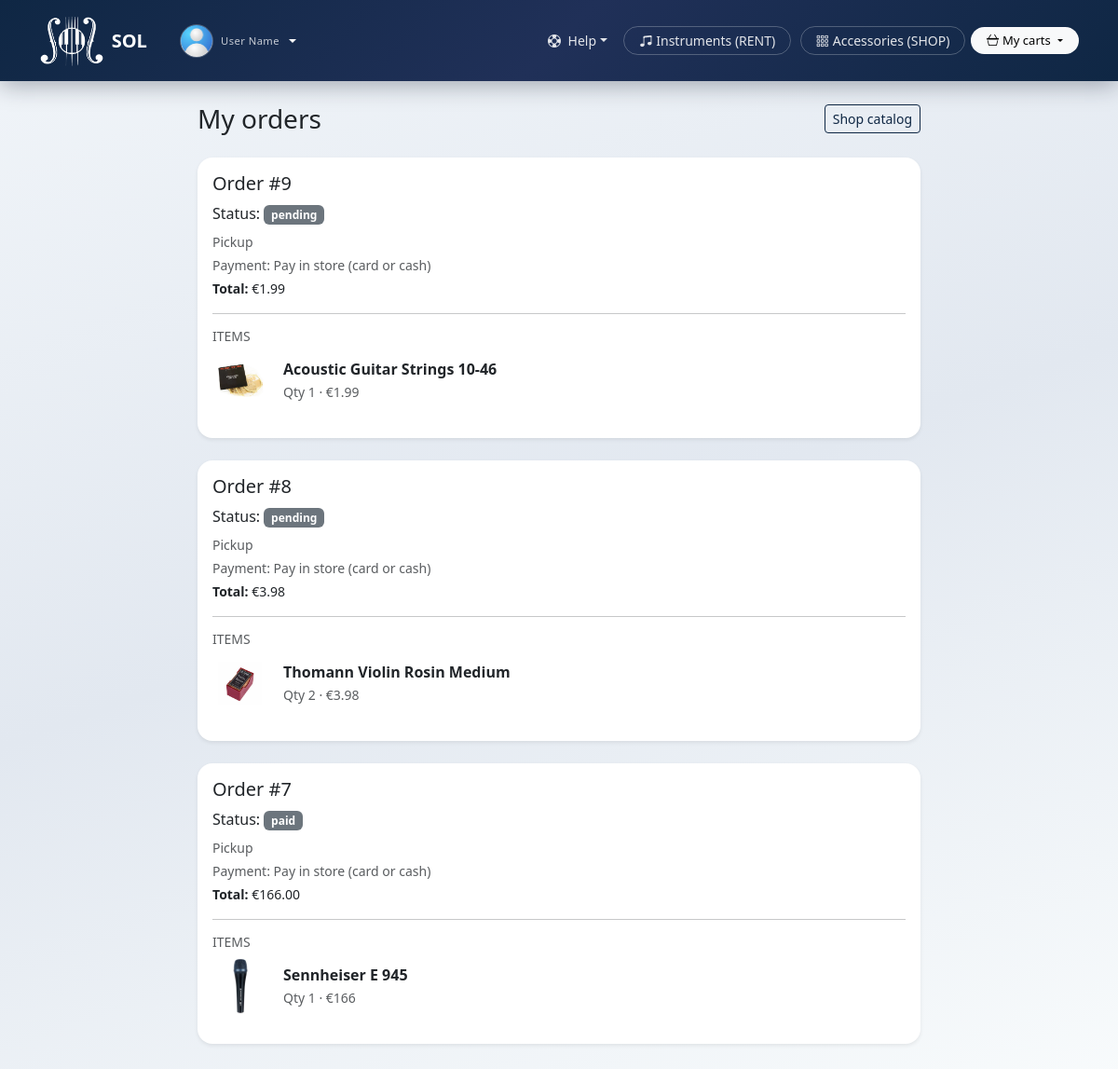
/shop/my_orders.php (signed in), run on the app's committed database.
### tables this page shows
CREATE TABLE IF NOT EXISTS `users` (
  `id` int(11) NOT NULL AUTO_INCREMENT,
  `first_name` varchar(255) NOT NULL,
  `last_name` varchar(255) NOT NULL,
  `pass` varchar(255) NOT NULL,
  `email` varchar(255) NOT NULL,
  `dob` date DEFAULT NULL,
  `picture` varchar(255) DEFAULT 'avatar.png',
  `status` varchar(10) NOT NULL DEFAULT 'user',
  `account_blocked` tinyint(1) NOT NULL DEFAULT 0,
  PRIMARY KEY (`id`),
  UNIQUE KEY `uk_users_email` (`email`)
);

CREATE TABLE IF NOT EXISTS `orders` (
  `id` int(11) NOT NULL AUTO_INCREMENT,
  `user_id` int(11) NOT NULL,
  `delivery_mode` varchar(16) DEFAULT NULL COMMENT 'pickup|delivery',
  `payment_method` varchar(16) NOT NULL DEFAULT 'store' COMMENT 'store|iban',
  `shipping_address` text DEFAULT NULL,
  `cart_snapshot` longtext DEFAULT NULL COMMENT 'JSON lines + currency',
  `order_subtotal` decimal(10,2) DEFAULT NULL,
  `order_shipping` decimal(10,2) DEFAULT NULL,
  `order_total` decimal(10,2) DEFAULT NULL,
  `placed_at` timestamp NULL DEFAULT current_timestamp(),
  `status` enum('pending','paid','shipped','completed','cancelled') DEFAULT 'pending',
  `admin_note` text DEFAULT NULL,
  PRIMARY KEY (`id`),
  KEY `user_id` (`user_id`)
);

### includes/app.php (called while the page is built, shortened)
<?php
function sol_base(): string
{
    static $base = null;
    if ($base !== null) {
        return $base;
    }
    $rootReal = realpath(SOL_ROOT);
    $dir = realpath(dirname($_SERVER["SCRIPT_FILENAME"]));
    $base = "";
    while ($dir !== $rootReal && str_starts_with($dir, $rootReal)) {
        $base .= "../";
        $parent = dirname($dir);
        $dir = $parent;
    }
    return $base;
}
function sol_url(string $path): string
{
    return sol_base() . ltrim($path, "/");
}
function sol_payment_method_label(string $code): string
{
    return match ($code) {
        "store" => "Pay in store (card or cash)",
        "iban" => "IBAN bank transfer to our account",
        default => $code,
    };
}
function sol_current_uid(): int
{
    if (isset($_SESSION["uid"])) {
        return (int)$_SESSION["uid"];
    }
    return 0;
}

### shop/my_orders.php (the view, shortened to what this page needs)
<?php
require_once dirname(__DIR__) . "/includes/app.php";
$uid = sol_current_uid();
$ordersTableOk = false;
$tcheck = $connect->query("SHOW TABLES LIKE 'orders'");
if ($tcheck && $tcheck->num_rows > 0) {
    $ordersTableOk = true;
}
$hasSnapshot = $ordersTableOk && sol_db_column_exists($connect, "orders", "cart_snapshot");
$orders = [];
if ($ordersTableOk) {
    $st = $connect->prepare("SELECT * FROM orders WHERE user_id = ? ORDER BY id DESC");
    $st->bind_param("i", $uid);
    $st->execute();
    $orders = $st->get_result()->fetch_all(MYSQLI_ASSOC);
}
$nav_role = "user";
$active_nav = "shop_orders";
require_once dirname(__DIR__) . "/includes/layout_top.php";
?>
<div class="container py-4" style="max-width: 800px;">
    <div class="d-flex justify-content-between align-items-center mb-4">
        <h1 class="h3 mb-0">My orders</h1>
        <a href="<?= htmlspecialchars(sol_url("shop/catalog.php"), ENT_QUOTES, "UTF-8") ?>" class="btn btn-outline-primary btn-sm">Shop catalog</a>
    </div>
    <?php if (!$ordersTableOk): ?>
        <div class="alert alert-warning border-0">The <code>orders</code> table is not installed. Import <code>login.sql</code> to enable order history.</div>
    <?php elseif (empty($orders)): ?>
        <div class="alert alert-info border-0">No orders yet.</div>
    <?php else: ?>
        <?php foreach ($orders as $order): ?>
            <?php
            $orderId = (int)$order["id"];
            $snapRaw = trim((string)($order["cart_snapshot"] ?? ""));
            $linesFromSnap = [];
            if ($hasSnapshot && $snapRaw !== "") {
                try {
                    $decoded = json_decode($snapRaw, true, 512, JSON_THROW_ON_ERROR);
                    if (is_array($decoded) && isset($decoded["lines"]) && is_array($decoded["lines"])) {
                        $linesFromSnap = $decoded["lines"];
                    }
                } catch (Throwable $e) {
                    $linesFromSnap = [];
                }
            }
            $payOrder = trim((string)($order["payment_method"] ?? ""));
            ?>
            <div class="card border-0 shadow-sm mb-4 sol-card-shell">
                <div class="card-body">
                    <h5 class="card-title">Order #<?= $orderId ?></h5>
                    <p class="mb-2">Status: <span class="badge bg-secondary"><?= htmlspecialchars((string)($order["status"] ?? ""), ENT_QUOTES, "UTF-8") ?></span></p>
                    <?php if (!empty($order["delivery_mode"])): ?>
                        <?php $dmO = (string)($order["delivery_mode"] ?? ""); ?>
                        <p class="small text-muted mb-1">
                            <?= $dmO === "pickup" ? "Pickup" : ($dmO === "delivery" ? "Standard delivery" : htmlspecialchars($dmO, ENT_QUOTES, "UTF-8")) ?>
                        </p>
                    <?php endif; ?>
                    <?php if ($payOrder !== ""): ?>
                        <p class="small text-muted mb-1"><span class="text-muted">Payment:</span> <?= htmlspecialchars(sol_payment_method_label($payOrder), ENT_QUOTES, "UTF-8") ?></p>
                    <?php endif; ?>
                    <?php if (isset($order["order_total"]) && $order["order_total"] !== null && $order["order_total"] !== ""): ?>
                        <p class="small mb-2"><strong>Total:</strong> €<?= htmlspecialchars((string)$order["order_total"], ENT_QUOTES, "UTF-8") ?></p>
                    <?php endif; ?>
                    <hr>
                    <h6 class="small text-uppercase text-muted">Items</h6>
                    <?php if ($linesFromSnap !== []): ?>
                        <?php foreach ($linesFromSnap as $ln): ?>
                            <?php
                            $pid = (int)($ln["product_id"] ?? 0);
                            $pic = htmlspecialchars((string)($ln["picture"] ?? "product.jpg"), ENT_QUOTES, "UTF-8");
                            $nm = htmlspecialchars((string)($ln["name"] ?? ("#" . $pid)), ENT_QUOTES, "UTF-8");
                            $q = (int)($ln["qty"] ?? 1);
                            $lt = (string)($ln["line_total"] ?? "");
                            ?>
                            <div class="d-flex align-items-center gap-3 mb-3">
                                <img src="<?= htmlspecialchars(sol_url("pictures/" . $pic), ENT_QUOTES, "UTF-8") ?>" width="60" height="60" class="rounded object-fit-cover" alt="">
                                <div class="flex-grow-1">
                                    <strong><?= $nm ?></strong><br>
                                    <span class="text-muted small">Qty <?= $q ?><?= $lt !== "" ? " · €" . htmlspecialchars($lt, ENT_QUOTES, "UTF-8") : "" ?></span>
                                </div>
                            </div>
                        <?php endforeach; ?>
                    <?php else: ?>
                        <p class="text-muted small mb-0">No line details stored for this order. New checkouts save a full cart snapshot.</p>
                    <?php endif; ?>
                </div>
            </div>
        <?php endforeach; ?>
    <?php endif; ?>
</div>
<?php require_once dirname(__DIR__) . "/includes/layout_bottom.php";

### includes/partials/navbar.php (shortened to what this page needs)
<?php
$homeUrl = sol_url("index.php");
$isGuest = $nav_role === "guest";
$isAuth = $nav_role === "auth";
$isUser = $nav_role === "user";
$isAdmin = $nav_role === "admin";
$brandHref = $isAdmin ? sol_url("admin/dashboard.php") : ($isGuest ? $homeUrl : sol_url("account/home.php"));
$brandLabel = $isAdmin ? "SOL Admin" : "SOL";
$collapseId = "solNavCollapse";
?>
<nav class="navbar navbar-expand-lg sol-navbar py-3" data-bs-theme="dark">
    <div class="container" style="max-width: 1140px;">
        <?php if ($isGuest || $isAuth): ?>
        <a class="navbar-brand d-flex align-items-center gap-2 gap-md-3 text-white text-decoration-none mb-0" href="<?= htmlspecialchars($brandHref, ENT_QUOTES, "UTF-8") ?>">
            <img src="<?= htmlspecialchars(sol_url("info/sol-logo.png"), ENT_QUOTES, "UTF-8") ?>" alt="SOL" class="sol-navbar-logo flex-shrink-0">
            <span class="d-flex flex-column lh-1">
                <span class="fw-semibold"><?= htmlspecialchars($brandLabel, ENT_QUOTES, "UTF-8") ?></span>
            </span>
        </a>
        <?php else: ?>
        <div class="d-flex align-items-center gap-2 gap-md-3 me-2 me-lg-3 flex-shrink-1 min-w-0 sol-navbar-brand-cluster">
            <a class="navbar-brand d-flex align-items-center gap-2 text-white text-decoration-none mb-0 py-0" href="<?= htmlspecialchars($brandHref, ENT_QUOTES, "UTF-8") ?>">
                <img src="<?= htmlspecialchars(sol_url("info/sol-logo.png"), ENT_QUOTES, "UTF-8") ?>" alt="SOL" class="sol-navbar-logo flex-shrink-0">
                <span class="fw-semibold d-none d-sm-inline"><?= htmlspecialchars($brandLabel, ENT_QUOTES, "UTF-8") ?></span>
            </a>
            <div class="dropdown">
                <a class="sol-navbar-user-toggle d-flex align-items-center gap-2 text-white text-decoration-none dropdown-toggle <?= ($isUser && $active_nav === "profile") ? "active" : "" ?>"
                   href="#" id="solNavbarUserMenu" role="button" data-bs-toggle="dropdown" data-bs-auto-close="true" aria-expanded="false" aria-label="Account menu">
                    <img src="<?= htmlspecialchars(sol_url("pictures/" . $userPictureNav), ENT_QUOTES, "UTF-8") ?>"
                         width="36" height="36" alt=""
                         class="rounded-circle border border-light border-opacity-25 object-fit-cover flex-shrink-0">
                    <span class="d-flex flex-column lh-1 text-start min-w-0 d-none d-sm-flex">
                        <span class="sol-brand-sub text-truncate" style="max-width: 9.5rem"><?= htmlspecialchars($displayNameNav, ENT_QUOTES, "UTF-8") ?></span>
                    </span>
                </a>
            </div>
        </div>
        <?php endif; ?>
        <div class="collapse navbar-collapse" id="<?= $collapseId ?>">
            <ul class="navbar-nav ms-auto align-items-lg-center sol-nav-toolbar flex-wrap mt-3 mt-lg-0">
                <?php if ($isGuest): ?>
                    <li class="nav-item dropdown">
                        <a class="nav-link nav-link-custom dropdown-toggle <?= ($active_nav === "faq" || $active_nav === "contact") ? "active" : "" ?>" href="#" role="button" data-bs-toggle="dropdown"><i class="bi bi-life-preserver me-1"></i> Help</a>
                        <ul class="dropdown-menu dropdown-menu-dark dropdown-menu-end">
                            <li><a class="dropdown-item" href="<?= htmlspecialchars(sol_url("faq.php"), ENT_QUOTES, "UTF-8") ?>">FAQ</a></li>
                            <li><a class="dropdown-item" href="<?= htmlspecialchars(sol_url("contact.php"), ENT_QUOTES, "UTF-8") ?>">Contact</a></li>
                        </ul>
                    </li>
                    <li class="nav-item ms-lg-2"><a class="btn btn-light btn-sm rounded-pill px-3" href="<?= htmlspecialchars(sol_url("register.php"), ENT_QUOTES, "UTF-8") ?>"><i class="bi bi-person-plus me-1"></i> Register</a></li>
                    <li class="nav-item ms-lg-1"><a class="btn btn-outline-light btn-sm rounded-pill px-3" href="<?= htmlspecialchars(sol_url("login.php"), ENT_QUOTES, "UTF-8") ?>"><i class="bi bi-box-arrow-in-right me-1"></i> Log in</a></li>
                <?php elseif ($isUser): ?>
                    <li class="nav-item dropdown">
                        <a class="nav-link nav-link-custom dropdown-toggle <?= ($active_nav === "faq" || $active_nav === "contact") ? "active" : "" ?>" href="#" role="button" data-bs-toggle="dropdown"><i class="bi bi-life-preserver me-1"></i> Help</a>
                    </li>
                    <li class="nav-item ms-lg-1">
                        <a class="nav-link nav-link-custom d-inline-flex align-items-center rounded-pill border border-light border-opacity-25 px-3 py-1 <?= $active_nav === "catalog_rent" ? "active" : "" ?>" href="<?= htmlspecialchars(sol_url("rent/rentcatalog.php"), ENT_QUOTES, "UTF-8") ?>"><i class="bi bi-music-note-beamed me-1"></i> Instruments (RENT)</a>
                    </li>
                    <li class="nav-item ms-lg-1">
                        <a class="nav-link nav-link-custom d-inline-flex align-items-center rounded-pill border border-light border-opacity-25 px-3 py-1 <?= $active_nav === "catalog_shop" ? "active" : "" ?>" href="<?= htmlspecialchars(sol_url("shop/catalog.php"), ENT_QUOTES, "UTF-8") ?>"><i class="bi bi-grid-3x3-gap me-1"></i> Accessories (SHOP)</a>
                    </li>
                    <?php
                    $myCartsActive = ($active_nav === "wishlist" || str_starts_with($active_nav, "shop") || str_starts_with($active_nav, "rent"));
                    ?>
                    <li class="nav-item dropdown">
                        <a class="btn btn-outline-light btn-sm rounded-pill px-3 dropdown-toggle sol-nav-carts-toggle d-inline-flex align-items-center flex-wrap gap-1 <?= $myCartsActive ? "active" : "" ?>" href="#" role="button" data-bs-toggle="dropdown" data-bs-auto-close="outside" title="Carts &amp; wishlist"><i class="bi bi-basket3"></i><span class="d-none d-xl-inline">My carts</span></a>
                    </li>
                <?php endif; ?>
            </ul>
        </div>
    </div>
</nav>

### assets/css/main.css (style rules this page uses)
:root { --sol-nav-bg: linear-gradient(135deg, #0f2744 0%, #203058 50%, #0f2744 100%); --sol-card-border: rgba(15, 23, 42, 0.08); --sol-page-bg: linear-gradient(160deg, #f1f5f9 0%, #e2e8f0 50%, #f8fbfc 100%); --sol-navy: #0f2744; --sol-navy-hover: #16365c; --sol-navy-active: #0a1a2e; --sol-swal-cancel: #64748b; --bs-primary: var(--sol-navy); --bs-primary-rgb: 15, 39, 68; --bs-link-color: var(--sol-navy); --bs-link-hover-color: var(--sol-navy-active); --bs-focus-ring-color: rgba(15, 39, 68, 0.28); }
.btn-outline-primary { --bs-btn-color: var(--sol-navy); --bs-btn-border-color: var(--sol-navy); --bs-btn-hover-color: #fff; --bs-btn-hover-bg: var(--sol-navy); --bs-btn-hover-border-color: var(--sol-navy); --bs-btn-active-color: #fff; --bs-btn-active-bg: var(--sol-navy-active); --bs-btn-active-border-color: var(--sol-navy-active); --bs-btn-disabled-color: var(--sol-navy); --bs-btn-disabled-border-color: var(--sol-navy); }
body.sol-body { background: var(--sol-page-bg); min-height: 100vh; }
.sol-navbar { background: var(--sol-nav-bg); box-shadow: 0 4px 24px rgba(15, 23, 42, 0.35); }
.sol-navbar .nav-link-custom { color: rgba(255, 255, 255, 0.88) !important; border-radius: 0.5rem; padding: 0.4rem 0.85rem; font-weight: 500; font-size: 0.9rem; transition: background 0.15s, color 0.15s; }
.sol-navbar .sol-nav-toolbar { gap: 0.15rem; }
@media (min-width: 992px) { .sol-navbar .sol-nav-toolbar { gap: 0.35rem; } }
@media (min-width: 992px) { .sol-navbar .nav-link-custom { padding: 0.35rem 0.55rem; font-size: 0.875rem; } }
@media (min-width: 992px) { .sol-navbar .navbar-nav .btn { font-size: 0.8125rem; } }
.sol-brand-sub { font-size: 0.7rem; opacity: 0.75; letter-spacing: 0.04em; }
.sol-navbar-logo { height: 55px; width: auto; max-width: min(140px, 38vw); object-fit: contain; object-position: left center; }
.sol-navbar-brand-cluster { min-width: 0; }
.sol-navbar-user-toggle { border-radius: 0.5rem; padding: 0.2rem 0.35rem 0.2rem 0.2rem; border: 0; align-items: center !important; }
.sol-navbar-user-toggle::after { margin-inline-start: 0.15rem; margin-top: 0; vertical-align: middle; }
.sol-navbar .sol-nav-carts-toggle.active, .sol-navbar .sol-nav-carts-toggle:hover, .sol-navbar .sol-nav-carts-toggle:focus-visible { border-color: rgba(255, 255, 255, 0.45) !important; }
.sol-card-shell { border: 1px solid var(--sol-card-border); border-radius: 1rem; }

### data on the page
users: picture (picture), displayNameNav "User Name"
orders: id "9", status "pending", delivery_mode "Pickup", payment_method "Pay in store (card or cash)", order_total "1.99", nm "Acoustic Guitar Strings 10-46", q "1", lt "1.99"
orders: id "8", status "pending", delivery_mode "Pickup", payment_method "Pay in store (card or cash)", order_total "3.98", nm "Thomann Violin Rosin Medium", q "2", lt "3.98"
orders: id "7", status "paid", delivery_mode "Pickup", payment_method "Pay in store (card or cash)", order_total "166.00", nm "Sennheiser E 945", q "1", lt "166"

### other printed values
$brandLabel "SOL"
